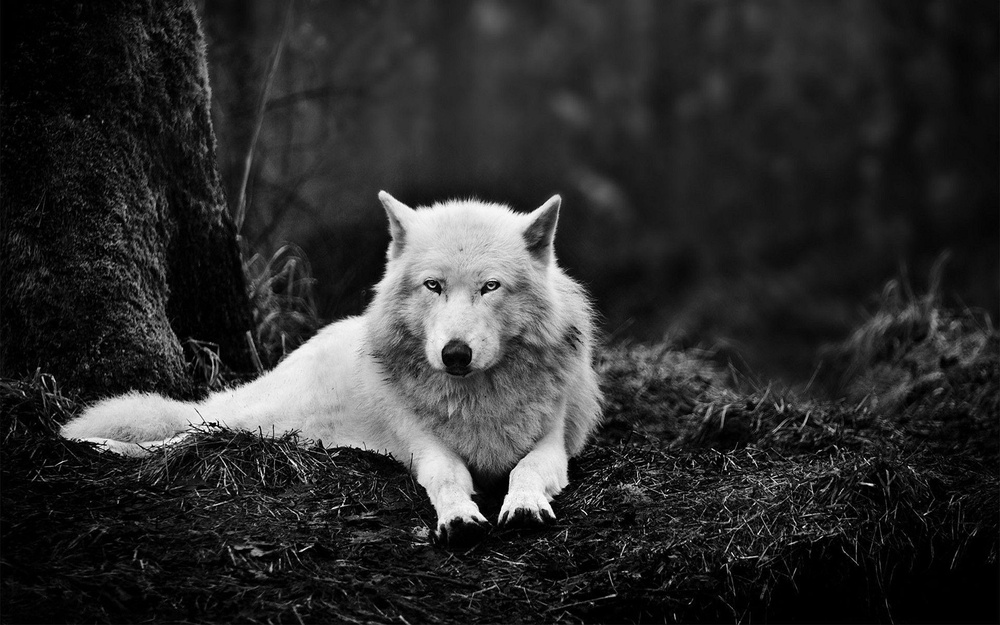
#> input picture Assignment_33/inputs/w.jpg, 1000 x 625 px, shrunk from 1920 x 1200 before the run, found by its file name
$ jupyter execute 1.ipynb
#> lines starting #> are read from the running program, lines starting #| are printed output that depends on the picture; after the words box and inside, x2 and y2 are one past the last pixel; in counts of white or black regions, pixels touching at a corner belong together
[cell 1]
import cv2
import numpy as np
import matplotlib.pyplot as plt

[cell 2]
img = cv2.imread("rose.jpg" , cv2.IMREAD_GRAYSCALE)
img1 = cv2.imread("w.jpg"   , cv2.IMREAD_GRAYSCALE)
#> img1 is the input picture: shape (625, 1000); min 0, max 255, mean 45.4
img2 = cv2.imread("spider.png" , cv2.IMREAD_GRAYSCALE)
img3 = np.zeros([100,200] , dtype=np.uint8)

plt.imshow( img1 , cmap="gray")
#plt.axis("off")
plt.show()

[cell 3]
_ , thresh = cv2.threshold(img1 , 127 , 255 , cv2.THRESH_BINARY)
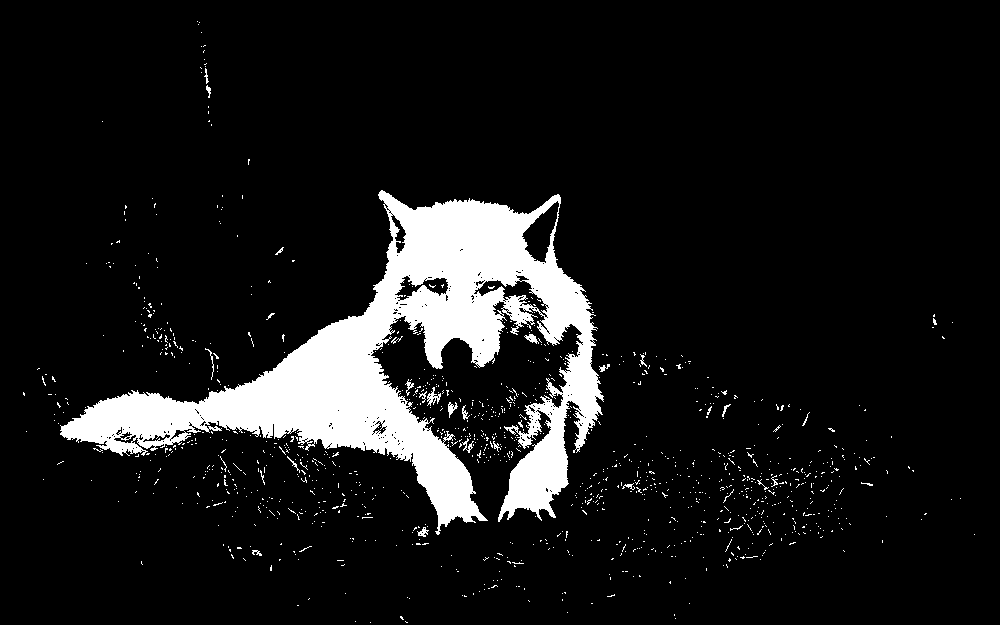
#> thresh: shape (625, 1000); 9.7% white; 1152 white regions (1125 under 20 px)
plt.imshow( thresh , cmap="gray")
plt.show()

[cell 4]
# image , mode , method ,
# mode : """EXTERNAL contour""" : yani contours haye birooni ro mide ba ma
#      : """LIST"""              : all contours ro barmigardoone
#      : """TREE"""              : migam kodoom contour , dakhele kodoom contour hast . hame contour ha ro behemoon mide ,  nesbate pedar farzandi shoono h am be ma miide


# method :
# vaghti contour return mikone chia return mikone ?
# CHAIN_APPROX_NONE :   STORES ALL THE CONTOURS POINTS .  tamame pixel haye rec ro barmigardoone --------> PRINT KON CONTOURS RO === TAK TAK PIXEL H
# CHAIN_APPROX_SIMPLE :  noghate atraf ya gooshe rectangle ro mide  , faghat 4 NOGHTE gooshe ro mide
# CHAIN_APPROX_TC89_L1 :
# CHAIN_APPROX_TC89_KCOS :


contours  , _ =  cv2.findContours(thresh , cv2.RETR_EXTERNAL , cv2.CHAIN_APPROX_SIMPLE)
#> contours = 1140 contours, 1130 with area under 20; largest, box (x1, y1, x2, y2) and area: (60, 190, 604, 535) 57760, (427, 387, 441, 406) 84, (524, 334, 539, 344) 58, (448, 402, 458, 418) 56, (417, 527, 429, 537) 42
res = img1.copy()
counter = 0
for contour in contours :
    if cv2.contourArea(contour) > 1000  :
        counter+=1
        x,y,w,h = cv2.boundingRect(contour)
        print(contours)
        cv2.rectangle(res , (x,y) , (x+w , y+h) , (255,255,255) , 3) #bounding box
        continue
#> this loop made 1140 passes
#> (counter, x, y, w, h) on pass 1120: (1, 60, 190, 544, 345)
#> contour on passes 1, 2, 3, 4, 6, 7: [[370, 622]], [[405, 621], [406, 622], [407, 622], [406, 622]], [[355, 621]], [[675, 618]], [[674, 614], [674, 615]], [[567, 612]]
#| [array([[[370, 622]]], dtype=int32), array([[[405, 621]],
#|        [[406, 622]],
#|        [[407, 622]],
#|        [[406, 622]]], dtype=int32), array([[[355, 621]]], dtype=int32), array([[[675, 618]]], dtype=int32), array([[[400, 616]],
#|        [[400, 617]],
#|        [[402, 619]],
#|        [[403, 619]],
#|        [[402, 618]],
#|        [[402, 617]],
#|        [[401, 616]]], dtype=int32), array([[[674, 614]],
#> (further printed lines are left out)
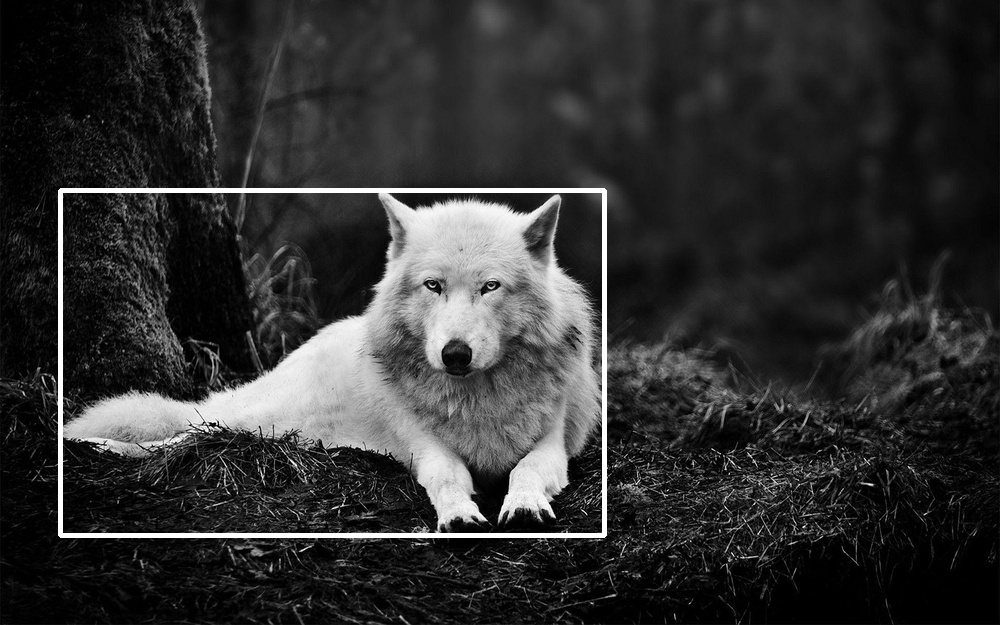
#> res: shape (625, 1000); 1.42% of pixels changed, all inside (x1, y1, x2, y2) = (58, 188, 607, 538)
#> after the loop, counter = 1
print(counter)
plt.imshow(res , cmap="gray")
